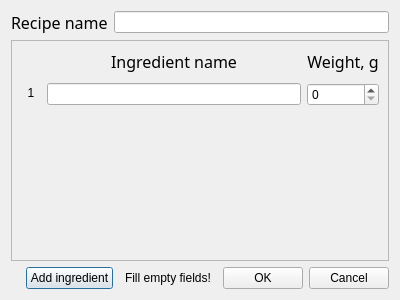
<?xml version="1.0" encoding="UTF-8"?>
<ui version="4.0">
 <class>AddRecipeDialog</class>
 <widget class="QDialog" name="AddRecipeDialog">
  <property name="geometry">
   <rect>
    <x>0</x>
    <y>0</y>
    <width>400</width>
    <height>300</height>
   </rect>
  </property>
  <property name="windowTitle">
   <string>Dialog</string>
  </property>
  <layout class="QVBoxLayout" name="verticalLayout_4">
   <item>
    <layout class="QHBoxLayout" name="horizontalLayout">
     <item>
      <widget class="QLabel" name="label_4">
       <property name="font">
        <font>
         <family>Tempus Sans ITC</family>
         <pointsize>12</pointsize>
        </font>
       </property>
       <property name="text">
        <string>Recipe name</string>
       </property>
      </widget>
     </item>
     <item>
      <widget class="QLineEdit" name="recipename_lineEdit"/>
     </item>
    </layout>
   </item>
   <item>
    <widget class="QScrollArea" name="scrollArea">
     <property name="widgetResizable">
      <bool>true</bool>
     </property>
     <widget class="QWidget" name="scrollAreaWidgetContents">
      <property name="geometry">
       <rect>
        <x>0</x>
        <y>0</y>
        <width>380</width>
        <height>218</height>
       </rect>
      </property>
      <layout class="QVBoxLayout" name="verticalLayout_10">
       <item>
        <layout class="QHBoxLayout" name="horizontalLayout_2">
         <item>
          <layout class="QVBoxLayout" name="verticalLayout">
           <item>
            <layout class="QVBoxLayout" name="numbers_verticalLayout">
             <property name="spacing">
              <number>10</number>
             </property>
             <item>
              <widget class="QLabel" name="label_9">
               <property name="font">
                <font>
                 <family>Tempus Sans ITC</family>
                 <pointsize>12</pointsize>
                </font>
               </property>
               <property name="text">
                <string/>
               </property>
              </widget>
             </item>
             <item>
              <widget class="QLabel" name="i1_label">
               <property name="minimumSize">
                <size>
                 <width>0</width>
                 <height>22</height>
                </size>
               </property>
               <property name="maximumSize">
                <size>
                 <width>16777215</width>
                 <height>22</height>
                </size>
               </property>
               <property name="text">
                <string>1</string>
               </property>
               <property name="alignment">
                <set>Qt::AlignCenter</set>
               </property>
              </widget>
             </item>
            </layout>
           </item>
           <item>
            <spacer name="verticalSpacer_3">
             <property name="orientation">
              <enum>Qt::Vertical</enum>
             </property>
             <property name="sizeHint" stdset="0">
              <size>
               <width>20</width>
               <height>40</height>
              </size>
             </property>
            </spacer>
           </item>
          </layout>
         </item>
         <item>
          <layout class="QVBoxLayout" name="verticalLayout_3">
           <item>
            <layout class="QVBoxLayout" name="ingredients_verticalLayout">
             <property name="spacing">
              <number>10</number>
             </property>
             <item>
              <widget class="QLabel" name="label_2">
               <property name="font">
                <font>
                 <family>Tempus Sans ITC</family>
                 <pointsize>12</pointsize>
                </font>
               </property>
               <property name="text">
                <string>Ingredient name</string>
               </property>
               <property name="alignment">
                <set>Qt::AlignCenter</set>
               </property>
              </widget>
             </item>
             <item>
              <widget class="QLineEdit" name="i1_lineEdit"/>
             </item>
            </layout>
           </item>
           <item>
            <spacer name="verticalSpacer">
             <property name="orientation">
              <enum>Qt::Vertical</enum>
             </property>
             <property name="sizeHint" stdset="0">
              <size>
               <width>20</width>
               <height>40</height>
              </size>
             </property>
            </spacer>
           </item>
          </layout>
         </item>
         <item>
          <layout class="QVBoxLayout" name="verticalLayout_9">
           <item>
            <layout class="QVBoxLayout" name="weights_verticalLayout">
             <property name="spacing">
              <number>10</number>
             </property>
             <item>
              <widget class="QLabel" name="label_3">
               <property name="sizePolicy">
                <sizepolicy hsizetype="Minimum" vsizetype="Preferred">
                 <horstretch>0</horstretch>
                 <verstretch>0</verstretch>
                </sizepolicy>
               </property>
               <property name="font">
                <font>
                 <family>Tempus Sans ITC</family>
                 <pointsize>12</pointsize>
                </font>
               </property>
               <property name="text">
                <string>Weight, g</string>
               </property>
               <property name="alignment">
                <set>Qt::AlignCenter</set>
               </property>
              </widget>
             </item>
             <item>
              <widget class="QSpinBox" name="i1_spinBox">
               <property name="sizePolicy">
                <sizepolicy hsizetype="Minimum" vsizetype="Fixed">
                 <horstretch>0</horstretch>
                 <verstretch>0</verstretch>
                </sizepolicy>
               </property>
               <property name="minimumSize">
                <size>
                 <width>70</width>
                 <height>0</height>
                </size>
               </property>
               <property name="maximum">
                <number>100000</number>
               </property>
              </widget>
             </item>
            </layout>
           </item>
           <item>
            <spacer name="verticalSpacer_2">
             <property name="orientation">
              <enum>Qt::Vertical</enum>
             </property>
             <property name="sizeHint" stdset="0">
              <size>
               <width>20</width>
               <height>40</height>
              </size>
             </property>
            </spacer>
           </item>
          </layout>
         </item>
        </layout>
       </item>
      </layout>
     </widget>
    </widget>
   </item>
   <item>
    <layout class="QHBoxLayout" name="horizontalLayout_3">
     <property name="leftMargin">
      <number>15</number>
     </property>
     <item>
      <widget class="QPushButton" name="add_pushButton">
       <property name="text">
        <string>Add ingredient</string>
       </property>
      </widget>
     </item>
     <item>
      <spacer name="horizontalSpacer_2">
       <property name="orientation">
        <enum>Qt::Horizontal</enum>
       </property>
       <property name="sizeHint" stdset="0">
        <size>
         <width>40</width>
         <height>20</height>
        </size>
       </property>
      </spacer>
     </item>
     <item>
      <widget class="QLabel" name="error_label">
       <property name="palette">
        <palette>
         <active>
          <colorrole role="WindowText">
           <brush brushstyle="SolidPattern">
            <color alpha="255">
             <red>255</red>
             <green>0</green>
             <blue>0</blue>
            </color>
           </brush>
          </colorrole>
          <colorrole role="Button">
           <brush brushstyle="SolidPattern">
            <color alpha="255">
             <red>255</red>
             <green>0</green>
             <blue>0</blue>
            </color>
           </brush>
          </colorrole>
          <colorrole role="Light">
           <brush brushstyle="SolidPattern">
            <color alpha="255">
             <red>255</red>
             <green>127</green>
             <blue>127</blue>
            </color>
           </brush>
          </colorrole>
          <colorrole role="Midlight">
           <brush brushstyle="SolidPattern">
            <color alpha="255">
             <red>255</red>
             <green>63</green>
             <blue>63</blue>
            </color>
           </brush>
          </colorrole>
          <colorrole role="Dark">
           <brush brushstyle="SolidPattern">
            <color alpha="255">
             <red>127</red>
             <green>0</green>
             <blue>0</blue>
            </color>
           </brush>
          </colorrole>
          <colorrole role="Mid">
           <brush brushstyle="SolidPattern">
            <color alpha="255">
             <red>170</red>
             <green>0</green>
             <blue>0</blue>
            </color>
           </brush>
          </colorrole>
          <colorrole role="Text">
           <brush brushstyle="SolidPattern">
            <color alpha="255">
             <red>255</red>
             <green>0</green>
             <blue>0</blue>
            </color>
           </brush>
          </colorrole>
          <colorrole role="BrightText">
           <brush brushstyle="SolidPattern">
            <color alpha="255">
             <red>255</red>
             <green>255</green>
             <blue>255</blue>
            </color>
           </brush>
          </colorrole>
          <colorrole role="ButtonText">
           <brush brushstyle="SolidPattern">
            <color alpha="255">
             <red>0</red>
             <green>0</green>
             <blue>0</blue>
            </color>
           </brush>
          </colorrole>
          <colorrole role="Base">
           <brush brushstyle="SolidPattern">
            <color alpha="255">
             <red>255</red>
             <green>255</green>
             <blue>255</blue>
            </color>
           </brush>
          </colorrole>
          <colorrole role="Window">
           <brush brushstyle="SolidPattern">
            <color alpha="255">
             <red>255</red>
             <green>0</green>
             <blue>0</blue>
            </color>
           </brush>
          </colorrole>
          <colorrole role="Shadow">
           <brush brushstyle="SolidPattern">
            <color alpha="255">
             <red>0</red>
             <green>0</green>
             <blue>0</blue>
            </color>
           </brush>
          </colorrole>
          <colorrole role="AlternateBase">
           <brush brushstyle="SolidPattern">
            <color alpha="255">
             <red>255</red>
             <green>127</green>
             <blue>127</blue>
            </color>
           </brush>
          </colorrole>
          <colorrole role="ToolTipBase">
           <brush brushstyle="SolidPattern">
            <color alpha="255">
             <red>255</red>
             <green>255</green>
             <blue>220</blue>
            </color>
           </brush>
          </colorrole>
          <colorrole role="ToolTipText">
           <brush brushstyle="SolidPattern">
            <color alpha="255">
             <red>0</red>
             <green>0</green>
             <blue>0</blue>
            </color>
           </brush>
          </colorrole>
         </active>
         <inactive>
          <colorrole role="WindowText">
           <brush brushstyle="SolidPattern">
            <color alpha="255">
             <red>0</red>
             <green>0</green>
             <blue>0</blue>
            </color>
           </brush>
          </colorrole>
          <colorrole role="Button">
           <brush brushstyle="SolidPattern">
            <color alpha="255">
             <red>240</red>
             <green>240</green>
             <blue>240</blue>
            </color>
           </brush>
          </colorrole>
          <colorrole role="Light">
           <brush brushstyle="SolidPattern">
            <color alpha="255">
             <red>255</red>
             <green>255</green>
             <blue>255</blue>
            </color>
           </brush>
          </colorrole>
          <colorrole role="Midlight">
           <brush brushstyle="SolidPattern">
            <color alpha="255">
             <red>227</red>
             <green>227</green>
             <blue>227</blue>
            </color>
           </brush>
          </colorrole>
          <colorrole role="Dark">
           <brush brushstyle="SolidPattern">
            <color alpha="255">
             <red>160</red>
             <green>160</green>
             <blue>160</blue>
            </color>
           </brush>
          </colorrole>
          <colorrole role="Mid">
           <brush brushstyle="SolidPattern">
            <color alpha="255">
             <red>160</red>
             <green>160</green>
             <blue>160</blue>
            </color>
           </brush>
          </colorrole>
          <colorrole role="Text">
           <brush brushstyle="SolidPattern">
            <color alpha="255">
             <red>0</red>
             <green>0</green>
             <blue>0</blue>
            </color>
           </brush>
          </colorrole>
          <colorrole role="BrightText">
           <brush brushstyle="SolidPattern">
            <color alpha="255">
             <red>255</red>
             <green>255</green>
             <blue>255</blue>
            </color>
           </brush>
          </colorrole>
          <colorrole role="ButtonText">
           <brush brushstyle="SolidPattern">
            <color alpha="255">
             <red>0</red>
             <green>0</green>
             <blue>0</blue>
            </color>
           </brush>
          </colorrole>
          <colorrole role="Base">
           <brush brushstyle="SolidPattern">
            <color alpha="255">
             <red>255</red>
             <green>255</green>
             <blue>255</blue>
            </color>
           </brush>
          </colorrole>
          <colorrole role="Window">
           <brush brushstyle="SolidPattern">
            <color alpha="255">
             <red>240</red>
             <green>240</green>
             <blue>240</blue>
            </color>
           </brush>
          </colorrole>
          <colorrole role="Shadow">
           <brush brushstyle="SolidPattern">
            <color alpha="255">
             <red>105</red>
             <green>105</green>
             <blue>105</blue>
            </color>
           </brush>
          </colorrole>
          <colorrole role="AlternateBase">
           <brush brushstyle="SolidPattern">
            <color alpha="255">
             <red>245</red>
             <green>245</green>
             <blue>245</blue>
            </color>
           </brush>
          </colorrole>
          <colorrole role="ToolTipBase">
           <brush brushstyle="SolidPattern">
            <color alpha="255">
             <red>255</red>
             <green>255</green>
             <blue>220</blue>
            </color>
           </brush>
          </colorrole>
          <colorrole role="ToolTipText">
           <brush brushstyle="SolidPattern">
            <color alpha="255">
             <red>0</red>
             <green>0</green>
             <blue>0</blue>
            </color>
           </brush>
          </colorrole>
         </inactive>
         <disabled>
          <colorrole role="WindowText">
           <brush brushstyle="SolidPattern">
            <color alpha="255">
             <red>127</red>
             <green>0</green>
             <blue>0</blue>
            </color>
           </brush>
          </colorrole>
          <colorrole role="Button">
           <brush brushstyle="SolidPattern">
            <color alpha="255">
             <red>255</red>
             <green>0</green>
             <blue>0</blue>
            </color>
           </brush>
          </colorrole>
          <colorrole role="Light">
           <brush brushstyle="SolidPattern">
            <color alpha="255">
             <red>255</red>
             <green>127</green>
             <blue>127</blue>
            </color>
           </brush>
          </colorrole>
          <colorrole role="Midlight">
           <brush brushstyle="SolidPattern">
            <color alpha="255">
             <red>255</red>
             <green>63</green>
             <blue>63</blue>
            </color>
           </brush>
          </colorrole>
          <colorrole role="Dark">
           <brush brushstyle="SolidPattern">
            <color alpha="255">
             <red>127</red>
             <green>0</green>
             <blue>0</blue>
            </color>
           </brush>
          </colorrole>
          <colorrole role="Mid">
           <brush brushstyle="SolidPattern">
            <color alpha="255">
             <red>170</red>
             <green>0</green>
             <blue>0</blue>
            </color>
           </brush>
          </colorrole>
          <colorrole role="Text">
           <brush brushstyle="SolidPattern">
            <color alpha="255">
             <red>127</red>
             <green>0</green>
             <blue>0</blue>
            </color>
           </brush>
          </colorrole>
          <colorrole role="BrightText">
           <brush brushstyle="SolidPattern">
            <color alpha="255">
             <red>255</red>
             <green>255</green>
             <blue>255</blue>
            </color>
           </brush>
          </colorrole>
          <colorrole role="ButtonText">
           <brush brushstyle="SolidPattern">
            <color alpha="255">
             <red>127</red>
             <green>0</green>
             <blue>0</blue>
            </color>
           </brush>
          </colorrole>
          <colorrole role="Base">
           <brush brushstyle="SolidPattern">
            <color alpha="255">
             <red>255</red>
             <green>0</green>
             <blue>0</blue>
            </color>
           </brush>
          </colorrole>
          <colorrole role="Window">
           <brush brushstyle="SolidPattern">
            <color alpha="255">
             <red>255</red>
             <green>0</green>
             <blue>0</blue>
            </color>
           </brush>
          </colorrole>
          <colorrole role="Shadow">
           <brush brushstyle="SolidPattern">
            <color alpha="255">
             <red>0</red>
             <green>0</green>
             <blue>0</blue>
            </color>
           </brush>
          </colorrole>
          <colorrole role="AlternateBase">
           <brush brushstyle="SolidPattern">
            <color alpha="255">
             <red>245</red>
             <green>245</green>
             <blue>245</blue>
            </color>
           </brush>
          </colorrole>
          <colorrole role="ToolTipBase">
           <brush brushstyle="SolidPattern">
            <color alpha="255">
             <red>255</red>
             <green>255</green>
             <blue>220</blue>
            </color>
           </brush>
          </colorrole>
          <colorrole role="ToolTipText">
           <brush brushstyle="SolidPattern">
            <color alpha="255">
             <red>0</red>
             <green>0</green>
             <blue>0</blue>
            </color>
           </brush>
          </colorrole>
         </disabled>
        </palette>
       </property>
       <property name="text">
        <string>Fill empty fields!</string>
       </property>
      </widget>
     </item>
     <item>
      <spacer name="horizontalSpacer">
       <property name="orientation">
        <enum>Qt::Horizontal</enum>
       </property>
       <property name="sizeHint" stdset="0">
        <size>
         <width>40</width>
         <height>20</height>
        </size>
       </property>
      </spacer>
     </item>
     <item>
      <widget class="QPushButton" name="ok_pushButton">
       <property name="text">
        <string>OK</string>
       </property>
      </widget>
     </item>
     <item>
      <widget class="QPushButton" name="cancel_pushButton">
       <property name="text">
        <string>Cancel</string>
       </property>
      </widget>
     </item>
    </layout>
   </item>
  </layout>
 </widget>
 <resources/>
 <connections/>
</ui>
